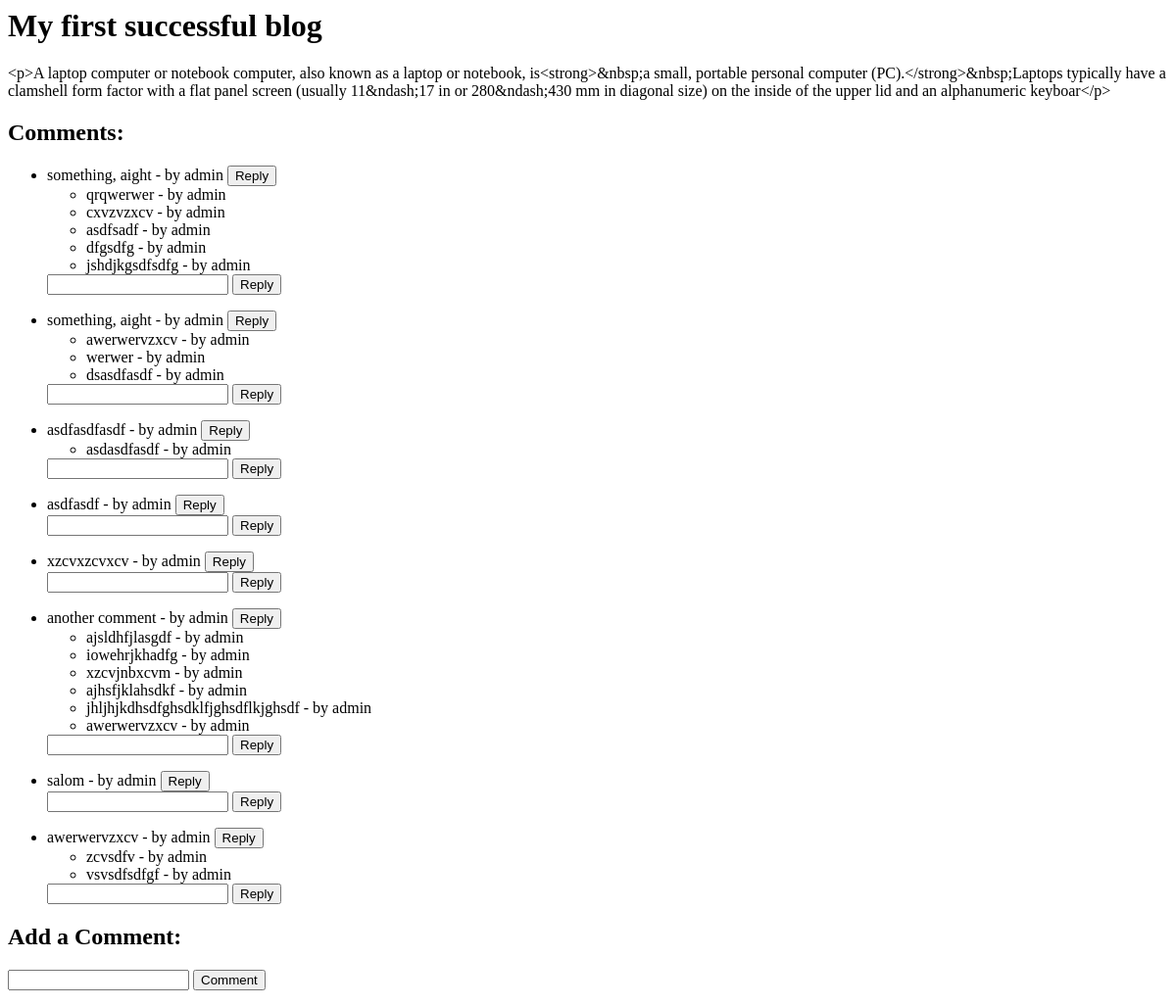
Before: /comments/create/1/ with the older database file.
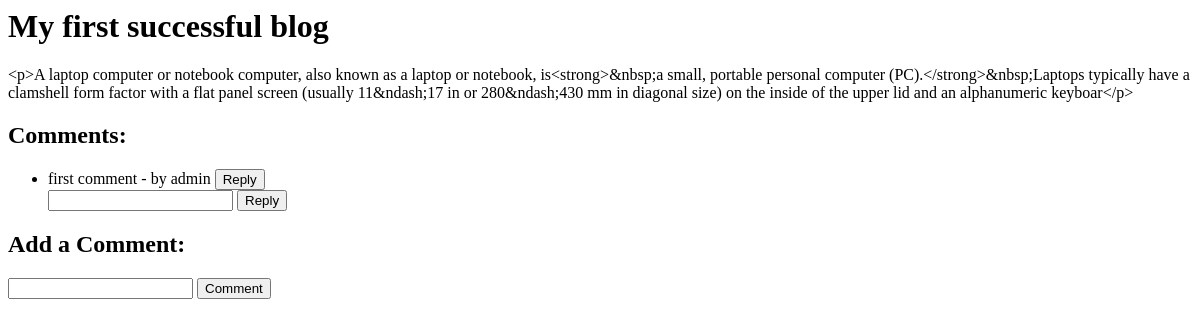
After: the same page with the newer database file.
### comments/models.py (models this page shows, shortened)
class Comment(models.Model):
    user = models.ForeignKey("authentication.Account", on_delete=models.CASCADE)
    text = RichTextField(max_length=2000)
    blog = models.ForeignKey(to="base.Blog", on_delete=models.CASCADE, default=1)
    parent_comment = models.ForeignKey(
        "self", on_delete=models.CASCADE, null=True, blank=True, related_name="replies"
    )
    created_at = models.DateTimeField(auto_now_add=True)

### authentication/models.py (models this page shows)
class Account(AbstractUser):
    username = models.CharField(max_length=50, unique=True, null=False, blank=False)
    email = models.EmailField(unique=True, null=False, blank=False)
    liked_blogs = models.ManyToManyField(to="base.Blog")
    USERNAME_FIELD = "username"

### comments/views.py (the view, shortened to what this page needs)
# urls.py: path("create/<int:blog_id>/", blog_detail, name="comment"),
def blog_detail(request, blog_id):
    blog = get_object_or_404(Blog, id=blog_id)
    comments = Comment.objects.filter(
        blog__id=blog_id, parent_comment=None
    )  # Adjusted to use blog__id
    previous_page = redirect(request.META.get("HTTP_REFERER", "/"))
    form = CommentForm()
    return render(
        request, "comment.html", {"blog": blog, "comments": comments, "form": form}
    )

### comments/forms.py
class CommentForm(forms.ModelForm):
    parent_comment = forms.IntegerField(required=False, widget=forms.HiddenInput())
    class Meta:
        model = Comment
        fields = ["text"]

### templates/comment.html (shortened to what this page needs)
<h1>{{ blog.title }}</h1>
<p>{{ blog.body }}</p>
<h2>Comments:</h2>
<ul>
    {% for comment in comments %}
    <li>
        {{ comment.text }} - by {{ comment.user.username }}
        <button class="reply-btn" data-comment-id="{{ comment.id }}">Reply</button>
        <ul class="reply-list">
            {% for reply in comment.replies.all %}
            <li>{{ reply.text }} - by {{ reply.user.username }}</li>
            {% endfor %}
        </ul>
        <form class="reply-form" method="post" action="{% url 'comment' blog_id=blog.id %}">
            <input type="text" name="text">
            <button type="submit">Reply</button>
        </form>
    </li>
    {% endfor %}
</ul>
<h2>Add a Comment:</h2>
<form method="post" action="{% url 'comment' blog_id=blog.id %}">
    <input type="text" name="text">
    <button type="submit">Comment</button>
</form>

Changed rows visible on the page:
removed Comment: text "something, aight", user.username "admin", shown under "Comments:"
removed Comment: text "qrqwerwer", user.username "admin", shown under "something, aight"
removed Comment: text "cxvzvzxcv", user.username "admin", shown under "something, aight"
removed Comment: text "asdfsadf", user.username "admin", shown under "something, aight"
removed Comment: text "dfgsdfg", user.username "admin", shown under "something, aight"
removed Comment: text "jshdjkgsdfsdfg", user.username "admin", shown under "something, aight"
removed Comment: text "something, aight", user.username "admin", shown under "Comments:"
removed Comment: text "awerwervzxcv", user.username "admin", shown under "something, aight"
removed Comment: text "werwer", user.username "admin", shown under "something, aight"
removed Comment: text "dsasdfasdf", user.username "admin", shown under "something, aight"
removed Comment: text "asdfasdfasdf", user.username "admin", shown under "Comments:"
removed Comment: text "asdasdfasdf", user.username "admin", shown under "asdfasdfasdf"
removed Comment: text "asdfasdf", user.username "admin", shown under "Comments:"
removed Comment: text "xzcvxzcvxcv", user.username "admin", shown under "Comments:"
removed Comment: text "another comment", user.username "admin", shown under "Comments:"
removed Comment: text "ajsldhfjlasgdf", user.username "admin", shown under "another comment"
removed Comment: text "iowehrjkhadfg", user.username "admin", shown under "another comment"
removed Comment: text "xzcvjnbxcvm", user.username "admin", shown under "another comment"
removed Comment: text "ajhsfjklahsdkf", user.username "admin", shown under "another comment"
removed Comment: text "jhljhjkdhsdfghsdklfjghsdflkjghsdf", user.username "admin", shown under "another comment"
removed Comment: text "awerwervzxcv", user.username "admin", shown under "another comment"
removed Comment: text "salom", user.username "admin", shown under "Comments:"
removed Comment: text "awerwervzxcv", user.username "admin", shown under "Comments:"
removed Comment: text "zcvsdfv", user.username "admin", shown under "awerwervzxcv"
removed Comment: text "vsvsdfsdfgf", user.username "admin", shown under "awerwervzxcv"
added Comment: text "first comment", user.username "admin", shown under "Comments:"
